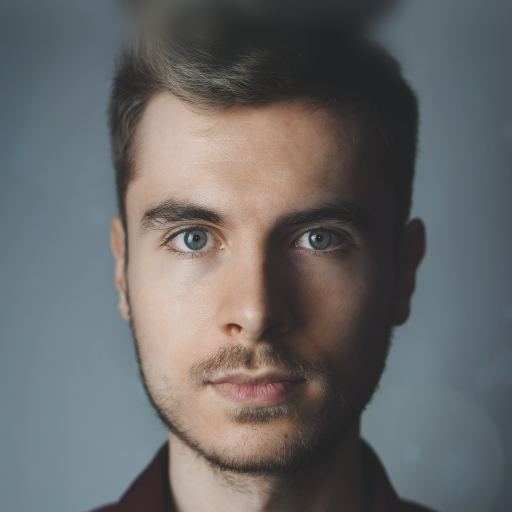
#> input picture aligned_images/face1_01.png, 1024 x 1024 px (shown at 1/2 size)
$ jupyter execute --allow-errors my_encoder.ipynb   (shell and % lines are left out)
#> lines starting #> are read from the running program, lines starting #| are printed output that depends on the picture
[cell 1]
import PIL.Image
display(PIL.Image.open('aligned_images/face1_01.png').resize((256,256)))
display(PIL.Image.open('aligned_images/face2_01.png').resize((256,256)))
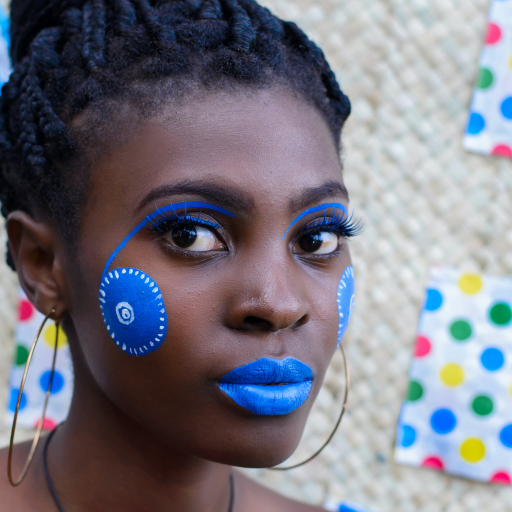
#> input picture aligned_images/face2_01.png, 1024 x 1024 px (shown at 1/2 size)
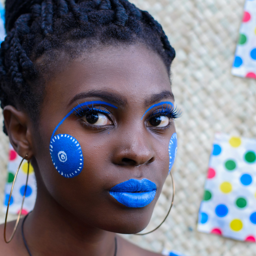
#> shown: PIL image 256x256 RGB; mean R, G, B 119.4, 118.3, 129.3
display(PIL.Image.open('aligned_images/face3_01.png').resize((256,256)))
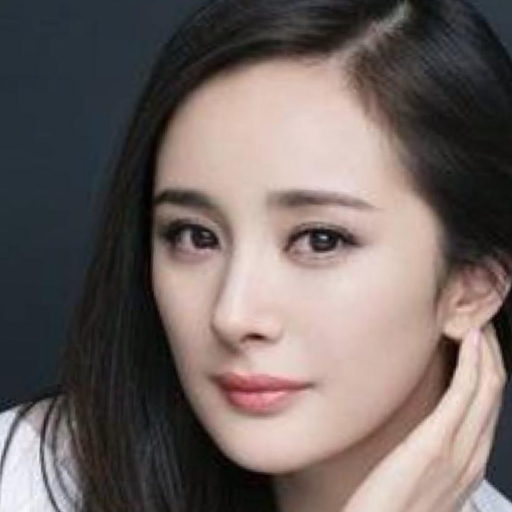
#> input picture aligned_images/face3_01.png, 1024 x 1024 px (shown at 1/2 size)
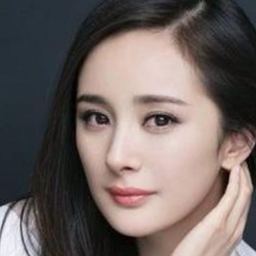
#> shown: PIL image 256x256 RGB; mean R, G, B 111.8, 100.7, 97.9

[cell 2]
display(PIL.Image.open('generated_images/face1_01.png').resize((256,256)))
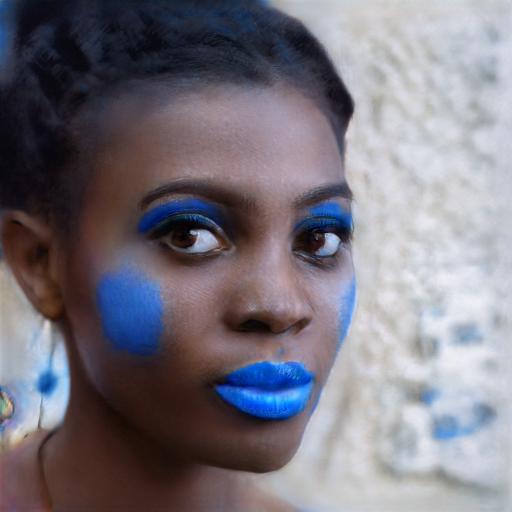
#> input picture generated_images/face1_01.png, 1024 x 1024 px (shown at 1/2 size)
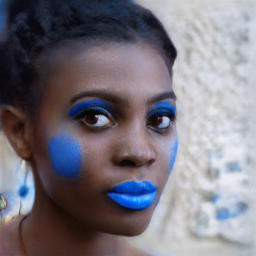
#> shown: PIL image 256x256 RGB; mean R, G, B 120.9, 116.6, 125.9
display(PIL.Image.open('generated_images/face2_01.png').resize((256,256)))
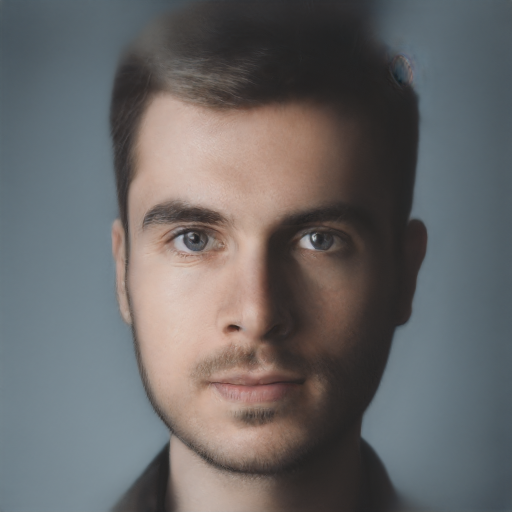
#> input picture generated_images/face2_01.png, 1024 x 1024 px (shown at 1/2 size)
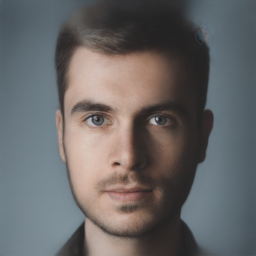
#> shown: PIL image 256x256 RGB; mean R, G, B 103.9, 102.6, 102.9
display(PIL.Image.open('generated_images/face3_01.png').resize((256,256)))
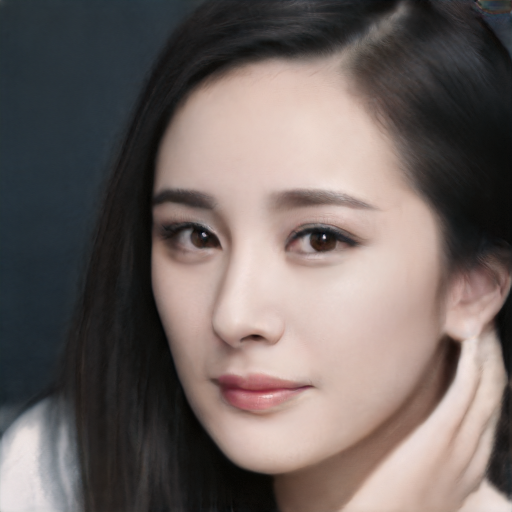
#> input picture generated_images/face3_01.png, 1024 x 1024 px (shown at 1/2 size)
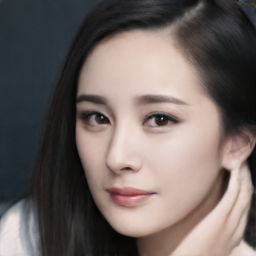
#> shown: PIL image 256x256 RGB; mean R, G, B 111.4, 100.6, 97.6

[cell 3]

display(PIL.Image.open('generated_images/face1_01.png').resize((256,256)))
display(PIL.Image.open('generated_images/face2_01.png').resize((256,256)))
display(PIL.Image.open('generated_images/face3_01.png').resize((256,256)))

[cell 4]
import math
import pickle
import PIL.Image
import numpy as np
import config
import dnnlib
import dnnlib.tflib as tflib
from encoder.generator_model import Generator

stylegan_model_dir = './models/karras2019stylegan-ffhq-1024x1024.pkl'
tflib.init_tf()
#> (this line was passed over: dnnlib is not available in this run)
